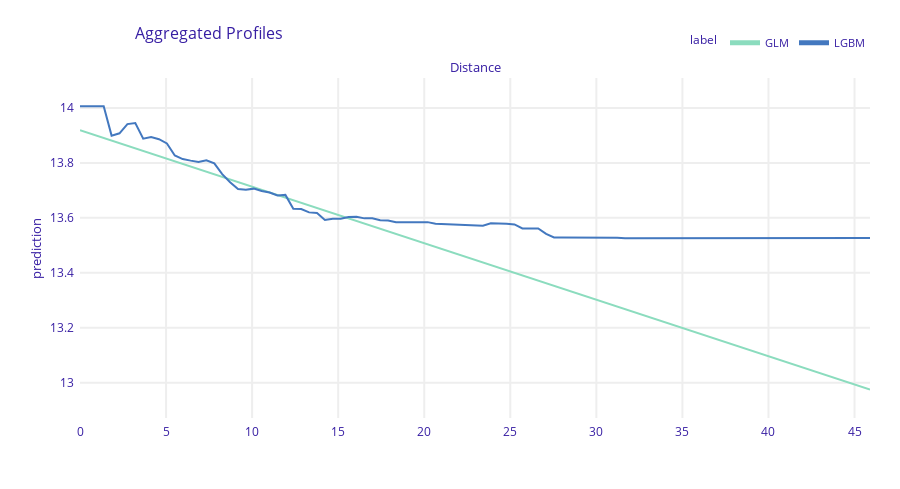

Here is the notebook cell this chart was saved with:
### Code cell
plot_pdp(glm_explainer, lgbm_explainer, "Distance", variable_type = "numerical")

### Figure 1 — Plotly figure (JSON) as saved in the notebook; plotly's stock layout.template omitted (floating-point values rounded to 4 significant figures; data arrays with more than 128 entries replaced by an {"elided": "..."} marker saying what was removed)
{"data": [{"customdata": {"elided": "101x3 mixed values"}, "hovertemplate": "<b>%{hovertext}</b><br><br>prediction=%{y:.3f}<br>mean_prediction=%{customdata[0]:.3f}<extra></extra>", "hovertext": ["GLM", "GLM", "GLM", "GLM", "GLM", "GLM", "GLM", "GLM", "GLM", "GLM", "GLM", "GLM", "GLM", "GLM", "GLM", "GLM", "GLM", "GLM", "GLM", "GLM", "GLM", "GLM", "GLM", "GLM", "GLM", "GLM", "GLM", "GLM", "GLM", "GLM", "GLM", "GLM", "GLM", "GLM", "GLM", "GLM", "GLM", "GLM", "GLM", "GLM", "GLM", "GLM", "GLM", "GLM", "GLM", "GLM", "GLM", "GLM", "GLM", "GLM", "GLM", "GLM", "GLM", "GLM", "GLM", "GLM", "GLM", "GLM", "GLM", "GLM", "GLM", "GLM", "GLM", "GLM", "GLM", "GLM", "GLM", "GLM", "GLM", "GLM", "GLM", "GLM", "GLM", "GLM", "GLM", "GLM", "GLM", "GLM", "GLM", "GLM", "GLM", "GLM", "GLM", "GLM", "GLM", "GLM", "GLM", "GLM", "GLM", "GLM", "GLM", "GLM", "GLM", "GLM", "GLM", "GLM", "GLM", "GLM", "GLM", "GLM", "GLM"], "legendgroup": "GLM", "line": {"color": "#8bdcbe", "dash": "solid", "width": 2}, "marker": {"symbol": "circle"}, "mode": "lines", "name": "GLM", "opacity": 1, "orientation": "v", "showlegend": true, "type": "scatter", "x": [0.0, 0.459, 0.918, 1.377, 1.836, 2.295, 2.754, 3.213, 3.672, 4.131, 4.59, 5.049, 5.508, 5.967, 6.426, 6.885, 7.344, 7.803, 8.262, 8.721, 9.18, 9.639, 10.1, 10.56, 11.02, 11.47, 11.93, 12.39, 12.85, 13.31, 13.77, 14.23, 14.69, 15.15, 15.61, 16.06, 16.52, 16.98, 17.44, 17.9, 18.36, 18.82, 19.28, 19.74, 20.2, 20.65, 21.11, 21.57, 22.03, 22.49, 22.95, 23.41, 23.87, 24.33, 24.79, 25.24, 25.7, 26.16, 26.62, 27.08, 27.54, 28.0, 28.46, 28.92, 29.38, 29.83, 30.29, 30.75, 31.21, 31.67, 32.13, 32.59, 33.05, 33.51, 33.97, 34.42, 34.88, 35.34, 35.8, 36.26, 36.72, 37.18, 37.64, 38.1, 38.56, 39.01, 39.47, 39.93, 40.39, 40.85, 41.31, 41.77, 42.23, 42.69, 43.15, 43.6, 44.06, 44.52, 44.98, 45.44, 45.9], "xaxis": "x", "y": [13.92, 13.91, 13.9, 13.89, 13.88, 13.87, 13.86, 13.85, 13.84, 13.83, 13.82, 13.81, 13.81, 13.8, 13.79, 13.78, 13.77, 13.76, 13.75, 13.74, 13.73, 13.72, 13.71, 13.7, 13.69, 13.68, 13.67, 13.66, 13.65, 13.64, 13.64, 13.63, 13.62, 13.61, 13.6, 13.59, 13.58, 13.57, 13.56, 13.55, 13.54, 13.53, 13.52, 13.51, 13.5, 13.49, 13.48, 13.47, 13.47, 13.46, 13.45, 13.44, 13.43, 13.42, 13.41, 13.4, 13.39, 13.38, 13.37, 13.36, 13.35, 13.34, 13.33, 13.32, 13.31, 13.31, 13.3, 13.29, 13.28, 13.27, 13.26, 13.25, 13.24, 13.23, 13.22, 13.21, 13.2, 13.19, 13.18, 13.17, 13.16, 13.15, 13.14, 13.14, 13.13, 13.12, 13.11, 13.1, 13.09, 13.08, 13.07, 13.06, 13.05, 13.04, 13.03, 13.02, 13.01, 13.0, 12.99, 12.98, 12.97], "yaxis": "y"}, {"customdata": {"elided": "101x3 mixed values"}, "hovertemplate": "<b>%{hovertext}</b><br><br>prediction=%{y:.3f}<br>mean_prediction=%{customdata[0]:.3f}<extra></extra>", "hovertext": ["LGBM", "LGBM", "LGBM", "LGBM", "LGBM", "LGBM", "LGBM", "LGBM", "LGBM", "LGBM", "LGBM", "LGBM", "LGBM", "LGBM", "LGBM", "LGBM", "LGBM", "LGBM", "LGBM", "LGBM", "LGBM", "LGBM", "LGBM", "LGBM", "LGBM", "LGBM", "LGBM", "LGBM", "LGBM", "LGBM", "LGBM", "LGBM", "LGBM", "LGBM", "LGBM", "LGBM", "LGBM", "LGBM", "LGBM", "LGBM", "LGBM", "LGBM", "LGBM", "LGBM", "LGBM", "LGBM", "LGBM", "LGBM", "LGBM", "LGBM", "LGBM", "LGBM", "LGBM", "LGBM", "LGBM", "LGBM", "LGBM", "LGBM", "LGBM", "LGBM", "LGBM", "LGBM", "LGBM", "LGBM", "LGBM", "LGBM", "LGBM", "LGBM", "LGBM", "LGBM", "LGBM", "LGBM", "LGBM", "LGBM", "LGBM", "LGBM", "LGBM", "LGBM", "LGBM", "LGBM", "LGBM", "LGBM", "LGBM", "LGBM", "LGBM", "LGBM", "LGBM", "LGBM", "LGBM", "LGBM", "LGBM", "LGBM", "LGBM", "LGBM", "LGBM", "LGBM", "LGBM", "LGBM", "LGBM", "LGBM", "LGBM"], "legendgroup": "LGBM", "line": {"color": "#4378bf", "dash": "solid", "width": 2}, "marker": {"symbol": "circle"}, "mode": "lines", "name": "LGBM", "opacity": 1, "orientation": "v", "showlegend": true, "type": "scatter", "x": [0.0, 0.459, 0.918, 1.377, 1.836, 2.295, 2.754, 3.213, 3.672, 4.131, 4.59, 5.049, 5.508, 5.967, 6.426, 6.885, 7.344, 7.803, 8.262, 8.721, 9.18, 9.639, 10.1, 10.56, 11.02, 11.47, 11.93, 12.39, 12.85, 13.31, 13.77, 14.23, 14.69, 15.15, 15.61, 16.06, 16.52, 16.98, 17.44, 17.9, 18.36, 18.82, 19.28, 19.74, 20.2, 20.65, 21.11, 21.57, 22.03, 22.49, 22.95, 23.41, 23.87, 24.33, 24.79, 25.24, 25.7, 26.16, 26.62, 27.08, 27.54, 28.0, 28.46, 28.92, 29.38, 29.83, 30.29, 30.75, 31.21, 31.67, 32.13, 32.59, 33.05, 33.51, 33.97, 34.42, 34.88, 35.34, 35.8, 36.26, 36.72, 37.18, 37.64, 38.1, 38.56, 39.01, 39.47, 39.93, 40.39, 40.85, 41.31, 41.77, 42.23, 42.69, 43.15, 43.6, 44.06, 44.52, 44.98, 45.44, 45.9], "xaxis": "x", "y": [14.01, 14.01, 14.01, 14.01, 13.9, 13.91, 13.94, 13.95, 13.89, 13.89, 13.89, 13.87, 13.83, 13.81, 13.81, 13.8, 13.81, 13.8, 13.76, 13.73, 13.7, 13.7, 13.71, 13.7, 13.69, 13.68, 13.68, 13.63, 13.63, 13.62, 13.62, 13.59, 13.6, 13.6, 13.6, 13.6, 13.6, 13.6, 13.59, 13.59, 13.58, 13.58, 13.58, 13.58, 13.58, 13.58, 13.58, 13.58, 13.58, 13.58, 13.57, 13.57, 13.58, 13.58, 13.58, 13.58, 13.56, 13.56, 13.56, 13.54, 13.53, 13.53, 13.53, 13.53, 13.53, 13.53, 13.53, 13.53, 13.53, 13.53, 13.53, 13.53, 13.53, 13.53, 13.53, 13.53, 13.53, 13.53, 13.53, 13.53, 13.53, 13.53, 13.53, 13.53, 13.53, 13.53, 13.53, 13.53, 13.53, 13.53, 13.53, 13.53, 13.53, 13.53, 13.53, 13.53, 13.53, 13.53, 13.53, 13.53, 13.53], "yaxis": "y"}], "layout": {"annotations": [{"font": {"size": 13}, "showarrow": false, "text": "Distance", "x": 0.5, "xanchor": "center", "xref": "paper", "y": 1, "yanchor": "bottom", "yref": "paper"}, {"font": {"size": 13}, "showarrow": false, "text": "prediction", "textangle": -90, "x": -0.07, "xref": "paper", "y": 0.5, "yref": "paper"}], "font": {"color": "#371ea3"}, "height": 489, "hovermode": "x unified", "legend": {"font": {"size": 11}, "itemsizing": "constant", "orientation": "h", "title": {"font": {"size": 12}, "text": "label"}, "tracegroupgap": 0, "x": 1, "xanchor": "right", "y": 1.061, "yanchor": "bottom"}, "margin": {"b": 71, "r": 30, "t": 78}, "title": {"font": {"size": 16}, "text": "Aggregated Profiles", "x": 0.15}, "xaxis": {"anchor": "y", "automargin": true, "domain": [0, 1], "fixedrange": true, "gridwidth": 2, "showticklabels": true, "tickcolor": "white", "ticklen": 3, "ticks": "outside", "title": {"text": ""}, "type": "linear", "zeroline": false}, "yaxis": {"anchor": "x", "automargin": true, "domain": [0, 1], "fixedrange": true, "gridwidth": 2, "range": [12.87, 14.11], "tickcolor": "white", "ticklen": 3, "ticks": "outside", "title": {"text": ""}, "type": "linear", "zeroline": false}}}
